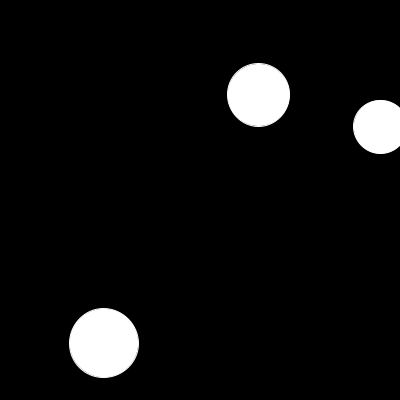
Frame 1 (no input)
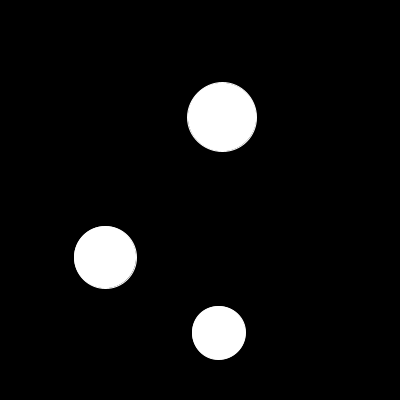
Frame 60 (the mouse pressed at the canvas centre just before this capture)
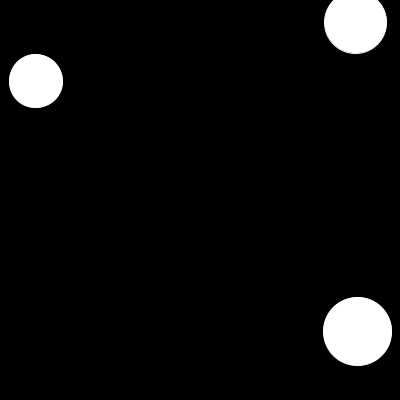
Frame 120 (the mouse held since frame 60 and released just before this capture)

The Processing sketch that drew these frames (run headless with seeded random() and noise(); from frame 60 on, the mouse is pressed at the canvas centre):

// Processing sketch: ex12_best_balls
// ── ex12_best_balls.pde
float ball1X;
float ball2X;
float ball3X;

float ball1Y;
float ball2Y;
float ball3Y;

float minR = 15;
float maxR = 50;
float ball1R;
float ball2R;
float ball3R;

float ball1VX;
float ball1VY;
float ball2VX;
float ball2VY;
float ball3VX;
float ball3VY;

// Returns {vx1', vy1', vx2', vy2'} after elastic collision.
// Mass is proportional to r^2 (area), so bigger balls deflect less.
float[] elasticCollision(float x1, float y1, float r1, float vx1, float vy1,
                          float x2, float y2, float r2, float vx2, float vy2) {
  float m1 = r1 * r1;
  float m2 = r2 * r2;
  float d = dist(x1, y1, x2, y2);
  float nx = (x2 - x1) / d;
  float ny = (y2 - y1) / d;

  // Relative velocity along collision normal (positive = approaching)
  float dvn = (vx1 - vx2) * nx + (vy1 - vy2) * ny;

  // Skip if balls are already separating
  if (dvn <= 0) return new float[] {vx1, vy1, vx2, vy2};

  float impulse = 2 * m1 * m2 / (m1 + m2) * dvn;

  return new float[] {
    vx1 - impulse / m1 * nx,
    vy1 - impulse / m1 * ny,
    vx2 + impulse / m2 * nx,
    vy2 + impulse / m2 * ny
  };
}

boolean detectCollision(float x1, float y1, float r1, float x2, float y2, float r2) {
  return dist(x1, y1, x2, y2) < (r1 + r2);
}

float newX(float oldX, float vx) {
  float x = oldX + vx;
  if (x > width) {
    x -= width;
  } else if (x < 0) {
    x += width;
  }
  return x;
}

float newY(float oldY, float vy) {
  float y = oldY + vy;
  if (y > height) {
    y -= height;
  } else if (y < 0) {
    y += height;
  }
  return y;
}

void setup() {
  size(400, 400);
  ellipseMode(RADIUS);
  ball1X = random(width);
  ball2X = random(width);
  ball3X = random(width);

  ball1Y = random(height);
  ball2Y = random(height);
  ball3Y = random(height);

  ball1R = random(minR, maxR);
  ball2R = random(minR, maxR);
  ball3R = random(minR, maxR);

  float initSpeed = 5;
  float a1 = random(TWO_PI);
  float a2 = random(TWO_PI);
  float a3 = random(TWO_PI);
  ball1VX = initSpeed * cos(a1);
  ball1VY = initSpeed * sin(a1);
  ball2VX = initSpeed * cos(a2);
  ball2VY = initSpeed * sin(a2);
  ball3VX = initSpeed * cos(a3);
  ball3VY = initSpeed * sin(a3);

  fill(255);
  stroke(255);

  frameRate(30);
}

void draw() {

  // Draw screen
  background(0);
  circle(ball1X, ball1Y, ball1R);
  circle(ball2X, ball2Y, ball2R);
  circle(ball3X, ball3Y, ball3R);

  // Update positions
  ball1X = newX(ball1X, ball1VX);
  ball1Y = newY(ball1Y, ball1VY);
  ball2X = newX(ball2X, ball2VX);
  ball2Y = newY(ball2Y, ball2VY);
  ball3X = newX(ball3X, ball3VX);
  ball3Y = newY(ball3Y, ball3VY);

  // Resolve collisions
  float[] v;
  if (detectCollision(ball1X, ball1Y, ball1R, ball2X, ball2Y, ball2R)) {
    v = elasticCollision(ball1X, ball1Y, ball1R, ball1VX, ball1VY,
                         ball2X, ball2Y, ball2R, ball2VX, ball2VY);
    ball1VX = v[0]; ball1VY = v[1];
    ball2VX = v[2]; ball2VY = v[3];
  }
  if (detectCollision(ball1X, ball1Y, ball1R, ball3X, ball3Y, ball3R)) {
    v = elasticCollision(ball1X, ball1Y, ball1R, ball1VX, ball1VY,
                         ball3X, ball3Y, ball3R, ball3VX, ball3VY);
    ball1VX = v[0]; ball1VY = v[1];
    ball3VX = v[2]; ball3VY = v[3];
  }
  if (detectCollision(ball2X, ball2Y, ball2R, ball3X, ball3Y, ball3R)) {
    v = elasticCollision(ball2X, ball2Y, ball2R, ball2VX, ball2VY,
                         ball3X, ball3Y, ball3R, ball3VX, ball3VY);
    ball2VX = v[0]; ball2VY = v[1];
    ball3VX = v[2]; ball3VY = v[3];
  }

}
